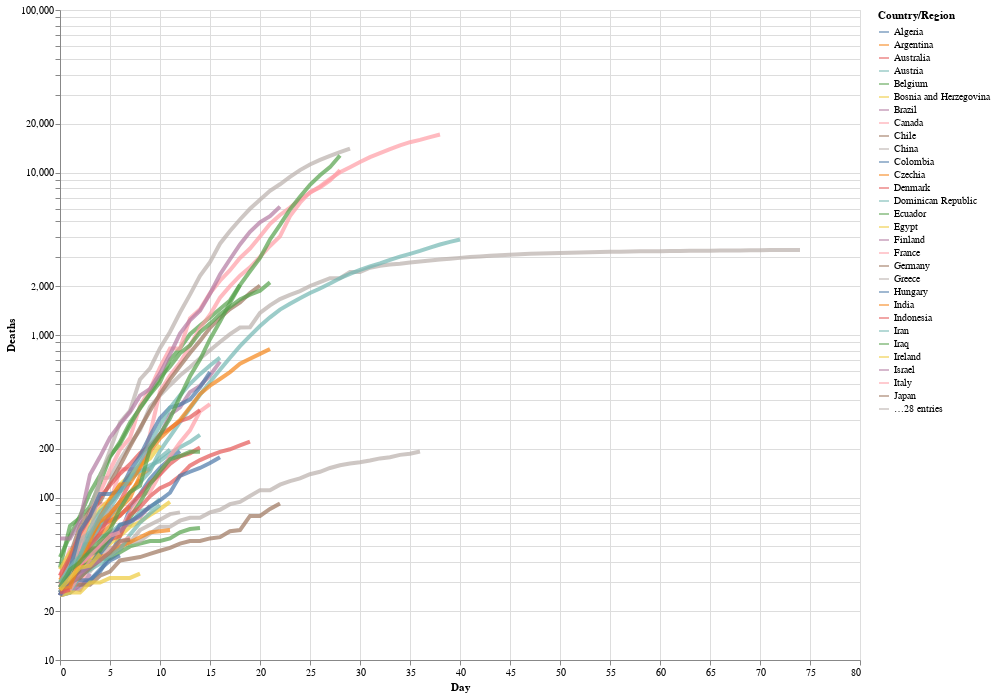

The notebook cell saved with this chart:
### Markdown cell above
We can also add a log y-axis. To do this, The long-form, we express the types using the long-form `alt.X('Day',...)`, which is, in the words of the [Altair documentation](https://altair-viz.github.io/user_guide/encoding.html)
> useful when doing more fine-tuned adjustments to the encoding, such as binning, axis and scale properties, or more.

We'll also now add a hover tooltip so that, when we hover our cursor over any point on any of the lines, it will tell us the 'Country', the 'Day', and the number of 'Deaths'.

### Code cell
# altair plot 
alt.Chart(deaths_long).mark_line(strokeWidth=4, opacity=0.7).encode(
    x=alt.X('Day'),
    y=alt.Y('Deaths', scale=alt.Scale(type='log')),
    color='Country/Region',
    ___
).properties(
    width=800,
    height=650
)

### Figure 1 — Vega-Lite specification as saved in the notebook (floating-point values rounded to 4 significant figures; data arrays with more than 128 entries replaced by an {"elided": "..."} marker saying what was removed)
{"config": {"view": {"continuousWidth": 400, "continuousHeight": 300}}, "data": {"name": "data-4991a3f3f81bfe9b58b1463d62bb5819"}, "mark": {"type": "line", "opacity": 0.7, "strokeWidth": 4}, "encoding": {"color": {"type": "nominal", "field": "Country/Region"}, "tooltip": [{"type": "nominal", "field": "Country/Region"}, {"type": "quantitative", "field": "Day"}, {"type": "quantitative", "field": "Deaths"}], "x": {"type": "quantitative", "field": "Day"}, "y": {"type": "quantitative", "field": "Deaths", "scale": {"type": "log"}}}, "height": 650, "width": 800, "$schema": "https://vega.github.io/schema/vega-lite/v4.8.1.json", "datasets": {"data-4991a3f3f81bfe9b58b1463d62bb5819": {"elided": "4389 records"}}}
